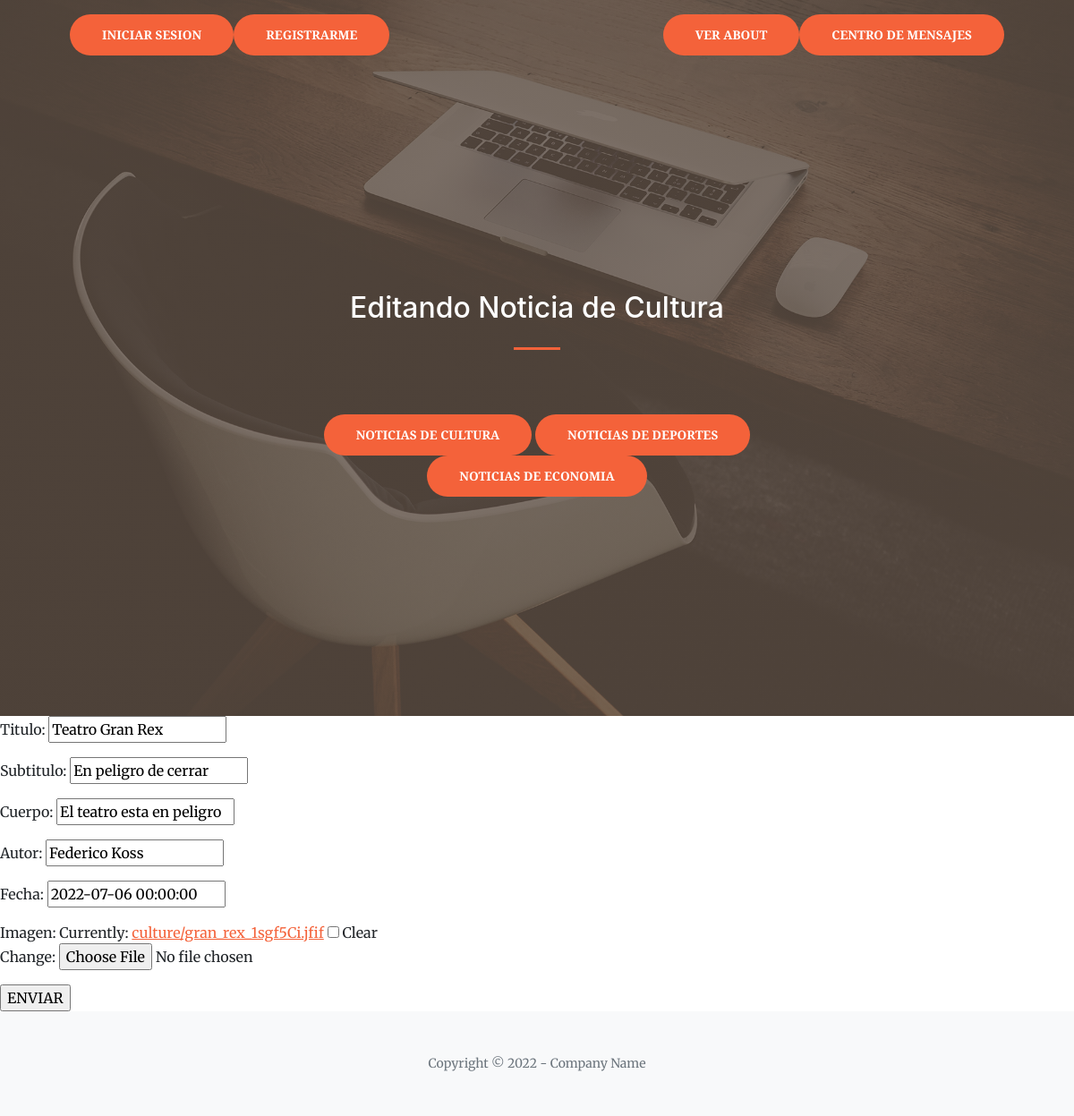
Screenshot of /AppBlog/new/editar/11 with the database file from the repository.
### AppBlog/models.py (models this page shows, shortened)
class Culture(models.Model):
    titulo = models.CharField(max_length=50)
    subtitulo= models.CharField(max_length=50)
    cuerpo = models.CharField(max_length=150)
    autor = models.CharField(max_length=50)
    fecha = models.DateTimeField(max_length=50)
    imagen = models.ImageField(upload_to='culture', blank=True, null=True)

### AppBlog/views.py (the view)
# urls.py: path('new/editar/<pk>',CultureEdicion.as_view(), name='culture_editar'),
class CultureEdicion(UpdateView):
    model = Culture
    success_url= reverse_lazy('culture_listar')
    fields= ['titulo','subtitulo','cuerpo','autor','fecha','imagen']

### AppBlog/templates/AppBlog/culture_form.html
{% extends "AppBlog/padre.html" %}
{% load static %}
{% block titulo %}
<h2 style="color:white">Editando Noticia de Cultura </h2>
{% endblock %}
{% block cuerpo %}
<form method="post" enctype="multipart/form-data">{% csrf_token %}
    {{ form.as_p}}
    <input type="submit" value="ENVIAR">
</form>
{% endblock%}

### rows the page displays
Culture: titulo "Teatro Gran Rex", subtitulo "En peligro de cerrar", cuerpo "El teatro esta en peligro", autor "Federico Koss", fecha "2022-07-06 00:00:00"
